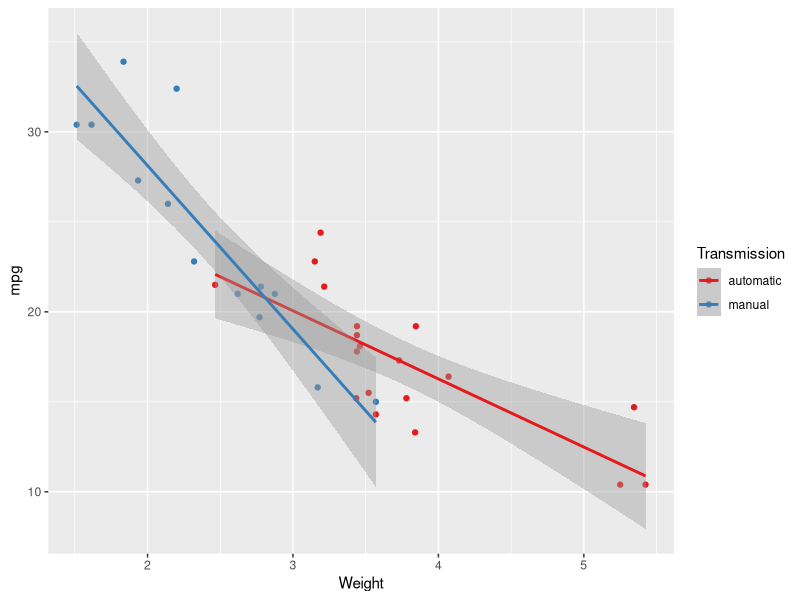

Reproduce this figure in R.
## ---- chunk 1
library(ggplot2)
mtcars$Transmission<-factor(mtcars$am,labels= c('automatic', 'manual'))
ggplot(mtcars, aes(x=wt, y=mpg,colour=Transmission)) + 
  geom_point() + 
  xlab("Weight") + 
  scale_colour_brewer(palette="Set1") + 
  geom_smooth(method="lm")
